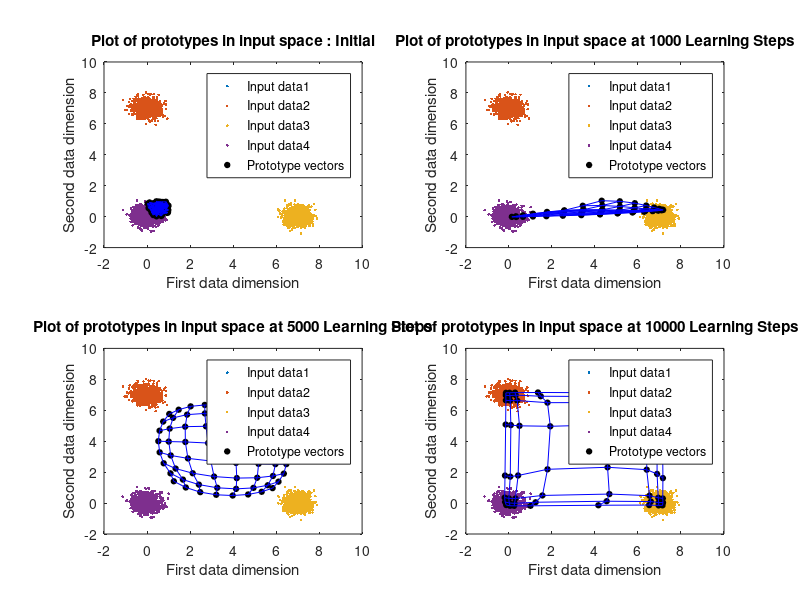
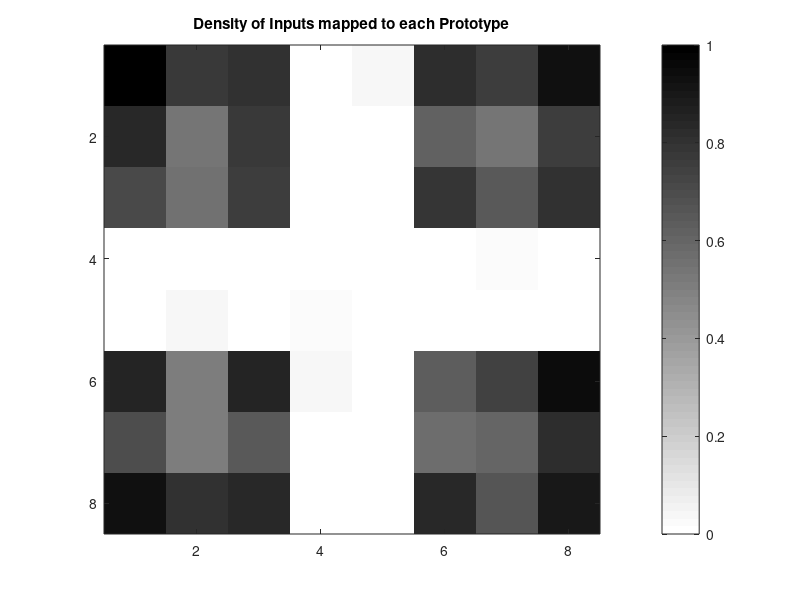
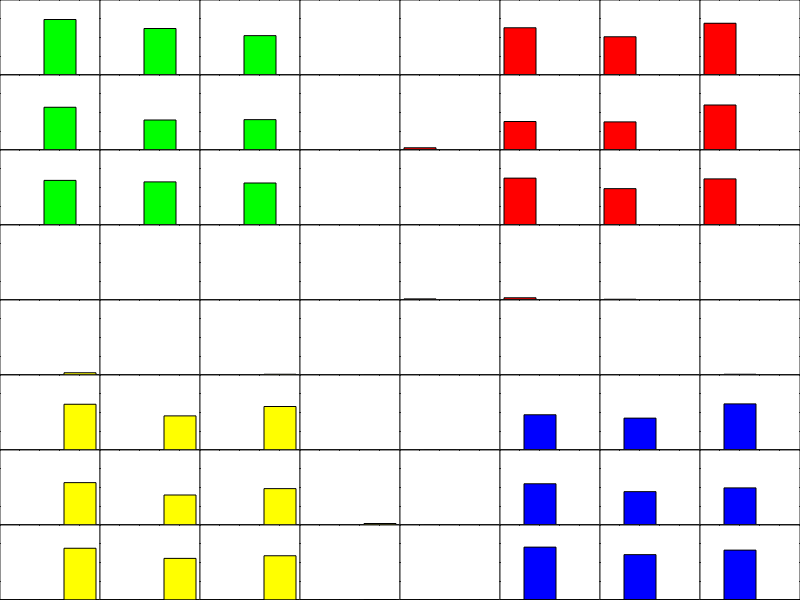

Recreate these plots in MATLAB, in order.
% hw6 Problem 2
function SOM2
% Prashant Kalvapalle 
% Comp 504 HW6 - Base code for all problems
% close 1;  
% NOTE : Initial (and final) lattice is a cell representation, In the function it is
% used as a multi-dimensional matrix

latticeSize = [8 8]; 
initRadius = max(latticeSize); % Initial radius of influence

numIters = 20000; % number of learning steps
alphaI = .8; % learning rate

% Input data entry
dataInput = [createGaussians([2 1000],.1,[7 7]), createGaussians([2 1000],.1,[0 7]), createGaussians([2 1000],.1,[7 0]), createGaussians([2 1000],.1,[0 0]),]; % each COLUMN is a data point

dimDataInput = size(dataInput,1); % gives the dimensionality of data space
latticeCell = createInitLattice(dimDataInput,latticeSize); % weights initialization

% Perform self organization
[finalLattice, stepsToConv] = selfOrganize(latticeCell,dataInput,numIters,initRadius,alphaI);

% % giving the final weights of the lattice in Cell form
% finalLatticeCell = mat2cell(finalLattice,ones(1,latticeSize(1)),ones(1,latticeSize(2)),2); finalLatticeCell = cellfun(@(x)reshape(x,2,1),finalLatticeCell,'un',0);

[densityLattice, ~, histoData] = calcDensityLattice(finalLattice,dataInput,size(latticeCell));
densityLattice = mat2gray(densityLattice);
figure; imagesc(densityLattice); colormap(flipud(gray)); colorbar; title('Density of Inputs mapped to each Prototype')

if stepsToConv < numIters
    disp(['SOM Converged in ',num2str(stepsToConv),' steps'])
else 
    disp(['Maximum iterations exhausted = ',num2str(stepsToConv),' steps'])
end

plotHistoChart(histoData);

end


function [finalLattice, stepsToConv] = selfOrganize(latticeCell,dataInput,numIters,initRadius,alphaI)
% the self organizing map steps here

% convert the input lattice cell into a multi-dimensional Matrix 
Z = cellfun(@(x)reshape(x,1,1,[]),latticeCell,'un',0);
lattice = cell2mat(Z); % this is a multi-dimensional Matrix, with third dimension holding different input dimensions

r = (1:size(lattice,1))';c = 1:size(lattice,2); 
latticeIndices(:,:,1) = r(:,ones(1,size(lattice,2))); latticeIndices(:,:,2) = c(ones(1,size(lattice,1)),:);  % latticeIndices : holds the i,j indices of the 2d lattice space

figure(1);
subplot(2,2,1);
dI = reshape(dataInput',[],4,2);
plot(dI(:,:,1),dI(:,:,2),'.'); hold on; plot(lattice(:,:,1),lattice(:,:,2),'ko','MarkerFaceColor','k','MarkerSize',4);
plot(lattice(:,:,1),lattice(:,:,2),'b-'); plot(lattice(:,:,1)',lattice(:,:,2)','b-');
xlabel('First data dimension'); ylabel('Second data dimension'); title('Plot of prototypes in input space : Initial')
legend('Input data1','Input data2','Input data3','Input data4','Prototype vectors')

dum = 2;
% [~, oldMapData, ~] = calcDensityLattice(lattice,dataInput,size(latticeCell)); % table of the prototype where each data point maps
stepsToConv = numIters;

for i = 1:numIters
%     radius = initRadius; % can do decay here
decayIters = 10000;
radius = initRadius * ((i <= decayIters/5) + .8 * (i > decayIters/5 & i <= decayIters/2) + .5 * (i > decayIters/2 & i <= decayIters*.8)+ .2 * (i > decayIters*.8));
alpha = alphaI * ((i <= decayIters/10) + .5 * (i > decayIters/10 & i <= decayIters/2.5) + .125 * (i > decayIters/2.5 & i <= decayIters*.8)+ .025 * (i > decayIters*.8));
      
    % pick an x (data point) randomly
    x = dataInput(:,randi(size(dataInput,2)));
   
    % find euclidian distances and difference between chosen x and all W's
    differenceMatrix = reshape(x,1,1,[]) - lattice; % a 3D matrix of difference between every weight and x
    distToXMatrix = sqrt(sum((differenceMatrix).^2,3)); % finding norm or eucledian distance
  
    % find the winner = c = [win_row win_col]
    [~, winner] = min(distToXMatrix(:)); [win_row, win_col] = ind2sub(size(distToXMatrix), winner); 
    c = [win_row win_col];
    
    % make a neighbourhood function in a matrix
    neighbourhoodFn = makeNeighbourhoodFn(latticeIndices,c,radius);
    
    % update the weights - Learning rule
    lattice = lattice + alpha * neighbourhoodFn .* differenceMatrix;
    
    % Checking for convergence every 1000 steps
%     if mod(i,1000) == 0
% %         mapData = calcDataMapping(lattice,dataInput); 
%         [~, mapData, histoData] = calcDensityLattice(lattice,dataInput,size(latticeCell)); % table of the prototype where each data point maps
%         match = (mapData(1,:) == oldMapData(1,:) & mapData(2,:) == oldMapData(2,:));
% %         figure(3); hold on; plot(i,sum(match),'k.');
%         if sum(match)/size(dataInput,2) >= (1 - 1e-3) % < .1 percentage change in prototype assignment
%             stepsToConv = i;
%         else
%             oldMapData = mapData;
%         end
%     end
    % making plots at particular learning steps as defined in the vector
    if sum(i == [decayIters/10 decayIters/2 decayIters])
        % Plot the mapping and input data
        figure(1); subplot(2,2,dum);
        dI = reshape(dataInput',[],4,2);
        plot(dI(:,:,1),dI(:,:,2),'.'); hold on; plot(lattice(:,:,1),lattice(:,:,2),'ko','MarkerFaceColor','k','MarkerSize',4);
        plot(lattice(:,:,1),lattice(:,:,2),'b-'); plot(lattice(:,:,1)',lattice(:,:,2)','b-');
        xlabel('First data dimension'); ylabel('Second data dimension'); title(['Plot of prototypes in input space at ',num2str(i),' Learning Steps'])
        legend('Input data1','Input data2','Input data3','Input data4','Prototype vectors')
        dum = dum + 1;
    end
%     % making plots every 1000 learning steps to visually approximate
%     % learning steps to convergence
%         if ~mod(i,1000)
% %         Plot the mapping and input data
%         figure(2)
% %         subplot(2,2,dum);
%         dI = reshape(dataInput',[],4,2);
%         plot(dI(:,:,1),dI(:,:,2),'.'); hold on; plot(lattice(:,:,1),lattice(:,:,2),'ko','MarkerFaceColor','k','MarkerSize',4);
%         plot(lattice(:,:,1),lattice(:,:,2),'b-'); plot(lattice(:,:,1)',lattice(:,:,2)','b-');
%         xlabel('First data dimension'); ylabel('Second data dimension'); title(['Plot of prototypes in input space at ',num2str(i),' Learning Steps'])
%         legend('Input data1','Input data2','Input data3','Input data4','Prototype vectors')
%         hold off; 
%         drawnow; 
% %         dum = dum + 1;
%         end
    
    if stepsToConv < numIters
        break
    end
    
end
finalLattice = lattice;

end


function [densityLattice,mapData,histoData]  = calcDensityLattice(lattice,dataInput,sizeOflatticeCell)
% calculates the prototype each data point is mapped to
densityLattice = zeros(sizeOflatticeCell);
mapData = zeros([2 size(dataInput,2)]);
histoData = zeros([sizeOflatticeCell,4]);
% seq = [ones(1,1000) 2*ones(1,1000) 3*ones(1,1000) 4*ones(1,1000)];
for i = 1:size(dataInput,2)
    x = dataInput(:,i);
    
    % find euclidian distances and difference between chosen x and all W's
    differenceMatrix = reshape(x,1,1,[]) - lattice; % a 3D matrix
    distToXMatrix = sqrt(sum((differenceMatrix).^2,3)); % a 2D matrix for euclidian distances to x
    
    % find the winner = c = [win_row win_col]
    [~, winner] = min(distToXMatrix(:)); [win_row, win_col] = ind2sub(size(distToXMatrix), winner); 
    c = [win_row win_col];
    % update the density lattice
    densityLattice(c(1),c(2)) = densityLattice(c(1),c(2)) + 1;
    mapData(:,i) = [win_row win_col];
    histoWrite = ([1 0 0 0] * (i <= 1000) + [0 1 0 0] * (i > 1000 & i <= 2000) + [0 0 1 0] * (i > 2000 & i <= 3000) + [0 0 0 1] * (i > 3000 & i <= 4000));
    histoData(c(1),c(2),:) = histoData(c(1),c(2),:) + (reshape(histoWrite,1,1,[]));
end
    
end


function neighbourhoodFn = makeNeighbourhoodFn(latticeIndices,c,radius)

distNeighbour = sum(abs(latticeIndices - reshape(c,1,1,[])),3); % Manhattan distance metric for the neighbourhood function
% EqDistNeighbour = sqrt(sum((latticeIndices - reshape(c,1,1,[])).^2,3)); % eucleidian distance metric for the neighbourhood function
neighbourhoodFn = exp(-((distNeighbour)./(radius)).^2);

end


function latticeCell = createInitLattice(dimDataInput,latticeSize)
% creates random weight vectors in a cell 
latticeCell = cell(latticeSize);
latticeCell = arrayfun(@(x) rand(dimDataInput,1),latticeCell, 'uni',0);
end


function x1 = createGaussians(dim,var,mean)
% creates a normal random vector with dim dimension. mean of first 2
% dimensions set by [mean1 mean2]
x1 = sqrt(var)*randn(dim(1),dim(2));
% x1=detrend(x1);
x1(1,:) = x1(1,:) + mean(1);
x1(2,:) = x1(2,:) + mean(2);
end


function plotHistoChart(histoData)
figure;
m = size(histoData,1); n = size(histoData,2);
p = 1;
for j = 1:n
    for i = 1:m
        ax = axes('position',[(i-1)/m (n-j)/n 1/m 1/n]); hold on;
        hiss = reshape(histoData(i,j,:),1,4,[]);
        colors = {'r', 'b', 'g', 'y'};
        % Plots different bars for each data type
        for k = 1:numel(hiss)
            bar(ax,k, hiss(k),colors{k});
        end
        ylim([0 200]);
        set(ax,'YTickLabel',[]);set(ax,'XTickLabel',[]);
        set(ax,'Box','on')
%         set(gca,'Visible','off');
%         set(gca,'position',[i/m (n-j)/n 1/m 1/n])
        p = p + 1;

    end
end
end


%
%
% % Plot the mapping and input data
% figure;
% plot(dataInput(1,:),dataInput(2,:),'g.'); hold on; plot(finalLattice(:,:,1),finalLattice(:,:,2),'ko','MarkerFaceColor','k','MarkerSize',4);
% plot(finalLattice(:,:,1),finalLattice(:,:,2),'k-'); plot(finalLattice(:,:,1)',finalLattice(:,:,2)','b-');
% xlabel('First data dimension'); ylabel('Second data dimension'); title('Self organised clusters')
% 
% Old function - built into the calcDensityLattice function
% function mapData = calcDataMapping(lattice,dataInput)
% % outputs a vector showing the prototype location where each data point maps 
% mapData = zeros([2 size(dataInput,2)]);
% 
% for i = 1:size(dataInput,2)
%     x = dataInput(:,i);
%     
%     % find euclidian distances and difference between chosen x and all W's
%     differenceMatrix = reshape(x,1,1,[]) - lattice; % a 3D matrix
%     distToXMatrix = sqrt(sum((differenceMatrix).^2,3)); % a 2D matrix for euclidian distances to x
%     
%     % find the winner = c = [win_row win_col]
%     [~, winner] = min(distToXMatrix(:)); [win_row, win_col] = ind2sub(size(distToXMatrix), winner); 
%     % update the density lattice
%     mapData(:,i) = [win_row win_col];
% end
%     
% end
%           Extra commands in the bar plot
%         a = subplot(m,n,p);
%         a = axes('parent', h);
%         hold(a, 'on')
%         
%         colors = {'r', 'b', 'g', 'y'};
%         somenames = {'IND Relation'; 'DIS Relation'; 'EQ Relation'};
%         
%         for k = 1:numel(hiss)
%             b = bar(k, x(k), 0.1, 'stacked', 'parent', a, 'facecolor', colors{i});
%         end
%         
%         a.XTick = 1:3;
%         a.XTickLabel = somenames;
%         
%         ylabel('F1')
% ------------------
%         subplot(m,n,p); hold on;
%         hiss = reshape(histoData(i,j,:),1,4,[]);
%         colors = {'r', 'b', 'g', 'y'};
%         % Plots different bars for each data type
%         for k = 1:numel(hiss)
%             bar(k, hiss(k),colors{k});
%         end
%         ylim([0 200]);
%         set(ax2,'YTickLabel',[]);
%         set(gca,'Visible','off');
% %         set(gca,'position',[i/m (n-j)/n 1/m 1/n])
%         p = p + 1;
